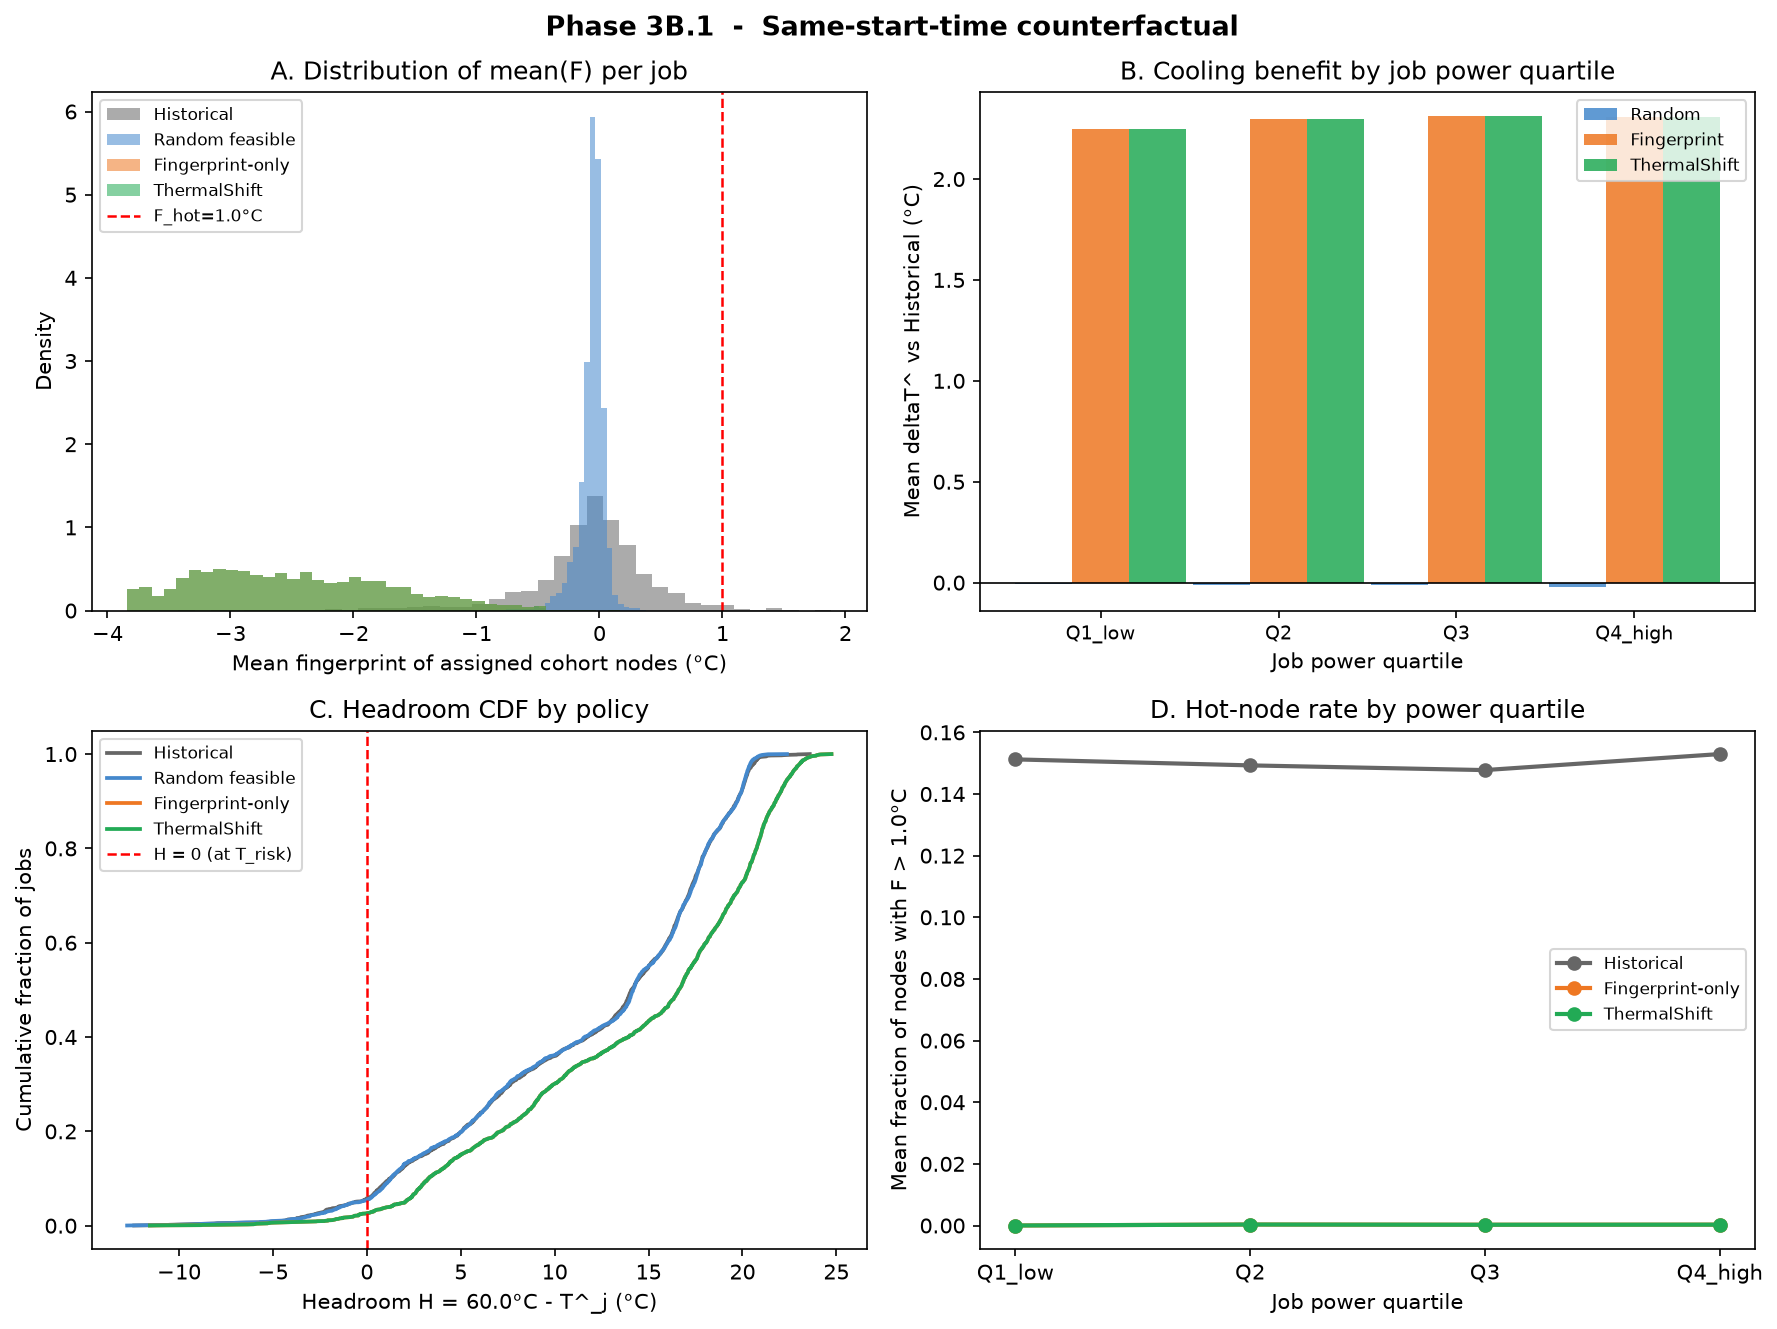

This chart was generated by the following Python code:
# NOTE: This is a legacy exploratory script from the ThermalShift research process.
# It contains hardcoded local paths that were valid on the original development machine.
# It is included for provenance and reproducibility of intermediate findings,
# but is not required to reproduce the final results (see phase3b_mc.py onwards).
# Set THERMALSHIFT_DATA_DIR and update ANALYSIS_DIR before running.

#!/usr/bin/env python3
"""
Phase 3B.1  -  Same-start-time capacity-constrained counterfactual
Question: At each job's actual start time, could we have assigned thermally
cooler cohort nodes from those already idle, at zero scheduling delay?

Four policies applied to each 2025 test job:
  Historical        -  actual node assignment (observed)
  Random feasible   -  uniform random draw from Available(t_j)  &  cohort
  Fingerprint-only  -  coolest n_k nodes from Available by F_i
  ThermalShift      -  coolest n_k nodes by T^_i = beta_F·F_i + beta_P·(P_j - P_bar_fleet)
                     (reduces to F_i ranking under uniform within-job power)

Model coefficients from Phase 3A M2 (all months):
  beta_F = 0.9569,  beta_P = 0.014731 °C/W
"""

import os
import pandas as pd
import numpy as np
import matplotlib
matplotlib.use("Agg")
import matplotlib.pyplot as plt
from scipy import stats
import json, time
import os
from pathlib import Path

ANALYSIS_DIR = Path(__file__).parent
DATA_DIR     = Path(os.environ.get("THERMALSHIFT_DATA_DIR", ""))

BETA_F        = 0.9569
BETA_P        = 0.014731
F_HOT_THRESH  = 1.0    # °C  -  "hot node"
T_RISK        = 60.0   # °C  -  headroom reference temperature
N_RAND_TRIALS = 100    # draws per job for Random policy (averaged)
SEED          = 42
rng           = np.random.default_rng(SEED)

print("=== Phase 3B.1: Same-start-time counterfactual ===\n")

# --------------------------------------------------------------------------
# Load data
# --------------------------------------------------------------------------
print("Loading fingerprints...")
fp_df      = pd.read_parquet(ANALYSIS_DIR / "phase3a_fingerprint_2024.parquet")
cohort_set = set(fp_df.index)
F_dict     = fp_df["FA_2024"].to_dict()
F_vals     = fp_df["FA_2024"].values
cohort_arr = np.array(list(fp_df.index))
fleet_F_p50 = float(np.median(F_vals))
print(f"  Cohort: {len(cohort_set):,} nodes, F in [{F_vals.min():.2f}, {F_vals.max():.2f}]"
      f"  median={fleet_F_p50:+.3f} degC")

print("Loading test set...")
test_df   = pd.read_parquet(ANALYSIS_DIR / "phase3a_test_set.parquet")
n_tj      = test_df["job_idx"].nunique()
print(f"  {len(test_df):,} obs, {n_tj:,} jobs")

print("Loading full job schedule...")
all_jobs  = pd.read_parquet(DATA_DIR / "frontier-completed-job-info.parquet")
all_jobs["job_idx_int"] = all_jobs["job_idx"].astype(int)
print(f"  {len(all_jobs):,} total jobs")

# --------------------------------------------------------------------------
# Precompute cohort node sets per job (single pass)
# --------------------------------------------------------------------------
print("\nPrecomputing cohort membership per job...")
t0 = time.time()
cohort_per_job: dict[int, frozenset] = {}
for jid, hl in zip(all_jobs["job_idx_int"].values, all_jobs["host_list"].values):
    cn = frozenset(n for n in hl if n in cohort_set)
    if cn:
        cohort_per_job[jid] = cn
print(f"  Jobs with >=1 cohort node: {len(cohort_per_job):,}  ({time.time()-t0:.1f}s)")

# Build compact schedule arrays (only jobs with cohort nodes)
has_cohort  = np.array([jid in cohort_per_job for jid in all_jobs["job_idx_int"].values])
sched_jids  = all_jobs["job_idx_int"].values[has_cohort]
# Strip tz and keep as datetime64[ms] for correct numpy comparisons
sched_st    = all_jobs["start_time"].dt.tz_convert("UTC").dt.tz_localize(None).values[has_cohort]
sched_et    = all_jobs["end_time"].dt.tz_convert("UTC").dt.tz_localize(None).values[has_cohort]
sched_cn    = np.array([cohort_per_job[jid] for jid in sched_jids], dtype=object)
print(f"  Schedule entries for time queries: {len(sched_jids):,}")

# --------------------------------------------------------------------------
# Build per-job test summary
# --------------------------------------------------------------------------
print("\nBuilding job-level test summary...")

job_agg = (
    test_df.groupby("job_idx")
    .agg(
        F_hist_mean=("F_2024", "mean"),
        F_hist_p95 =("F_2024", lambda x: float(np.percentile(x, 95))),
        F_hist_max =("F_2024", "max"),
        n_cohort   =("node", "count"),
        T_p95_hist =("T_p95", "mean"),
        hist_nodes =("node", list),
    )
    .reset_index()
)

# Join job metadata (node_count, start/end, power)
meta = (
    all_jobs[["job_idx_int", "node_count", "start_time", "end_time", "mean_power"]]
    .rename(columns={"job_idx_int": "job_idx"})
)
job_agg = job_agg.merge(meta, on="job_idx", how="left")
job_agg["power_per_node"] = job_agg["mean_power"] / job_agg["node_count"].clip(lower=1)

# Power quartile boundaries
p25, p50_pwr, p75 = np.nanpercentile(job_agg["power_per_node"], [25, 50, 75])
fleet_P_med       = p50_pwr
job_agg["pwr_q"]  = pd.cut(
    job_agg["power_per_node"],
    bins=[-np.inf, p25, p50_pwr, p75, np.inf],
    labels=["Q1_low", "Q2", "Q3", "Q4_high"],
)
print(f"  Power/node quartile boundaries: {p25:.0f} / {p50_pwr:.0f} / {p75:.0f} W")
print(f"  Jobs ready: {len(job_agg):,}")

# --------------------------------------------------------------------------
# Counterfactual main loop
# --------------------------------------------------------------------------
print("\nRunning counterfactual policies...")
t0  = time.time()
records = []
n_skip = n_infeasible = 0

for _, jrow in job_agg.iterrows():
    job_idx    = int(jrow["job_idx"])
    t_j        = jrow["start_time"]
    n_cohort   = int(jrow["n_cohort"])

    if n_cohort == 0 or pd.isnull(t_j):
        n_skip += 1
        continue

    hist_nodes = frozenset(jrow["hist_nodes"])
    F_hist_arr = np.array([F_dict[n] for n in hist_nodes if n in F_dict], dtype=float)
    if len(F_hist_arr) == 0:
        n_skip += 1
        continue

    # Strip tz from t_j for comparison with sched_st / sched_et (both datetime64[ms])
    t_j_dt = np.datetime64(pd.Timestamp(t_j).tz_convert("UTC").tz_localize(None), "ms")

    # Reconstruct Available(t_j): cohort nodes idle at t_j, from all other jobs
    concurrent = (sched_st <= t_j_dt) & (sched_et > t_j_dt) & (sched_jids != job_idx)
    if concurrent.any():
        busy_cohort = frozenset().union(*sched_cn[concurrent])
    else:
        busy_cohort = frozenset()

    # Available cohort = cohort - busy_by_other_jobs
    available = list(cohort_set - busy_cohort)
    n_avail   = len(available)
    k         = n_cohort   # number of cohort slots to fill

    rec = {
        "job_idx"       : job_idx,
        "n_cohort_hist" : n_cohort,
        "n_available"   : n_avail,
        "feasible"      : n_avail >= k,
        "power_per_node": float(jrow["power_per_node"]) if not pd.isnull(jrow["power_per_node"]) else np.nan,
        "pwr_q"         : str(jrow["pwr_q"]),
        "T_p95_hist"    : float(jrow["T_p95_hist"]),
        # Historical
        "hist_F_mean"   : float(np.mean(F_hist_arr)),
        "hist_F_p95"    : float(np.percentile(F_hist_arr, 95)),
        "hist_F_max"    : float(np.max(F_hist_arr)),
        "hist_hot_rate" : float(np.mean(F_hist_arr > F_HOT_THRESH)),
    }

    if n_avail < k:
        n_infeasible += 1
        for pol in ("rand", "fp", "ts"):
            for stat in ("F_mean", "F_p95", "F_max", "hot_rate"):
                rec[f"{pol}_{stat}"] = np.nan
    else:
        avail_F = np.array([F_dict[n] for n in available], dtype=float)
        P_j     = float(jrow["power_per_node"]) if not pd.isnull(jrow["power_per_node"]) else fleet_P_med

        # Random policy: average N_RAND_TRIALS draws
        rand_means, rand_p95s, rand_maxs, rand_hot = [], [], [], []
        for _ in range(N_RAND_TRIALS):
            idx = rng.choice(len(avail_F), size=k, replace=False)
            fv  = avail_F[idx]
            rand_means.append(np.mean(fv))
            rand_p95s.append(np.percentile(fv, 95))
            rand_maxs.append(np.max(fv))
            rand_hot.append(np.mean(fv > F_HOT_THRESH))
        rec["rand_F_mean"]   = float(np.mean(rand_means))
        rec["rand_F_p95"]    = float(np.mean(rand_p95s))
        rec["rand_F_max"]    = float(np.mean(rand_maxs))
        rec["rand_hot_rate"] = float(np.mean(rand_hot))

        # Fingerprint-only: k coolest nodes by F_i
        order_fp = np.argsort(avail_F)
        fp_F     = avail_F[order_fp[:k]]
        rec["fp_F_mean"]   = float(np.mean(fp_F))
        rec["fp_F_p95"]    = float(np.percentile(fp_F, 95))
        rec["fp_F_max"]    = float(np.max(fp_F))
        rec["fp_hot_rate"] = float(np.mean(fp_F > F_HOT_THRESH))

        # ThermalShift: k coolest by T^_i = beta_F·F_i + beta_P·(P_j - P_bar_fleet)
        T_hat    = BETA_F * avail_F + BETA_P * (P_j - fleet_P_med)
        order_ts = np.argsort(T_hat)
        ts_F     = avail_F[order_ts[:k]]
        rec["ts_F_mean"]   = float(np.mean(ts_F))
        rec["ts_F_p95"]    = float(np.percentile(ts_F, 95))
        rec["ts_F_max"]    = float(np.max(ts_F))
        rec["ts_hot_rate"] = float(np.mean(ts_F > F_HOT_THRESH))

    records.append(rec)

print(f"  Processed: {len(records):,} jobs  ({time.time()-t0:.1f}s)")
print(f"  Feasibility failures (available < needed): {n_infeasible:,}")
print(f"  Skipped (no cohort/metadata): {n_skip:,}")

res_df    = pd.DataFrame(records)
feas_df   = res_df[res_df["feasible"]].copy()
print(f"  Feasible jobs retained: {len(feas_df):,}")

# --------------------------------------------------------------------------
# Headroom: H_j_k = T_risk - T^_j_k
# T^_j_hist  = T_p95_hist (observed)
# T^_j_k     = T_p95_hist + beta_F·(F_k_mean - F_hist_mean)
# H_j_k      = T_risk - T^_j_k
# --------------------------------------------------------------------------
for pol, col in [("hist", "hist"), ("rand", "rand"), ("fp", "fp"), ("ts", "ts")]:
    feas_df[f"{pol}_T_hat"] = (
        feas_df["T_p95_hist"] + BETA_F * (feas_df[f"{col}_F_mean"] - feas_df["hist_F_mean"])
    )
    feas_df[f"{pol}_headroom"] = T_RISK - feas_df[f"{pol}_T_hat"]

# --------------------------------------------------------------------------
# Part 1  -  Fleet-level summary
# --------------------------------------------------------------------------
print("\n=== Part 1: Fleet-level summary ===\n")

policies = [
    ("hist", "Historical"),
    ("rand", "Random feasible"),
    ("fp",   "Fingerprint-only"),
    ("ts",   "ThermalShift"),
]

summary_rows = []
hdr = f"  {'Policy':<22}  {'F_mean':>7}  {'F_p95':>7}  {'hot_rate':>9}  {'deltaT_vs_hist':>11}  {'headroom':>9}"
print(hdr)
print("  " + "-" * (len(hdr) - 2))

for prefix, label in policies:
    sub  = feas_df[feas_df[f"{prefix}_F_mean"].notna()]
    fm   = float(sub[f"{prefix}_F_mean"].mean())
    fp95 = float(sub[f"{prefix}_F_p95"].mean())
    hr   = float(sub[f"{prefix}_hot_rate"].mean())
    hdm  = float(sub[f"{prefix}_headroom"].mean())
    if prefix == "hist":
        dt = 0.0
    else:
        dF = sub["hist_F_mean"] - sub[f"{prefix}_F_mean"]
        dt = float(BETA_F * dF.mean())
    s = {
        "label": label, "n_jobs": len(sub),
        "mean_F_mean": fm, "mean_F_p95": fp95,
        "hot_node_rate": hr, "dT_vs_hist": dt, "mean_headroom": hdm,
    }
    summary_rows.append(s)
    print(f"  {label:<22}  {fm:+7.3f}°C  {fp95:+7.3f}°C  {hr:9.3f}  {dt:+11.3f}°C  {hdm:9.3f}°C")

# --------------------------------------------------------------------------
# Part 2  -  Stratified by job power quartile
# --------------------------------------------------------------------------
print("\n=== Part 2: Thermal improvement by job power quartile ===\n")
print(f"  deltaT^ = beta_F × (F_hist_mean - F_policy_mean)  [°C, positive = cooling benefit]\n")

q_order = ["Q1_low", "Q2", "Q3", "Q4_high"]
q_rows  = {}
for prefix, label in [("rand", "Random"), ("fp", "Fingerprint"), ("ts", "ThermalShift")]:
    sub = feas_df[feas_df[f"{prefix}_F_mean"].notna()].copy()
    sub["dT"] = BETA_F * (sub["hist_F_mean"] - sub[f"{prefix}_F_mean"])
    grp = sub.groupby("pwr_q", observed=True)["dT"].agg(["mean", "median", "std"]).reindex(q_order)
    q_rows[label] = grp
    vals = "  ".join([f"{q}={grp.loc[q,'mean']:+.3f}°C" if q in grp.index else f"{q}=n/a"
                      for q in q_order])
    print(f"  {label:<14}: {vals}")

print()
print("  Job count per power quartile:")
qc = feas_df["pwr_q"].value_counts().reindex(q_order)
for q, c in qc.items():
    print(f"    {q}: {c}")

# --------------------------------------------------------------------------
# Part 3  -  Hot-node avoidance
# --------------------------------------------------------------------------
print(f"\n=== Part 3: Hot-node avoidance (F_max > {F_HOT_THRESH}°C) ===\n")
for prefix, label in policies:
    col = f"{prefix}_F_max"
    sub = feas_df[feas_df[col].notna()]
    rate_job = float((sub[col] > F_HOT_THRESH).mean())
    print(f"  {label:<22}: jobs with at least one hot node = {rate_job:.3f}")

print()
for prefix, label in [("rand", "Random"), ("fp", "Fingerprint"), ("ts", "ThermalShift")]:
    col  = f"{prefix}_hot_rate"
    sub  = feas_df[feas_df[col].notna()]
    reduction = float(
        (sub["hist_hot_rate"] - sub[col]).mean()
    )
    print(f"  {label:<14}: mean hot-node-rate reduction vs Historical = {reduction:+.3f}")

# --------------------------------------------------------------------------
# Part 4  -  Headroom distribution
# --------------------------------------------------------------------------
print(f"\n=== Part 4: Headroom H = {T_RISK}°C - T^ ===\n")
for prefix, label in policies:
    col = f"{prefix}_headroom"
    sub = feas_df[feas_df[col].notna()]
    hm  = float(sub[col].mean())
    hp5 = float(sub[col].quantile(0.05))
    print(f"  {label:<22}: mean headroom={hm:+.2f}°C  p5={hp5:+.2f}°C (p5 = worst-case jobs)")

# --------------------------------------------------------------------------
# Part 5  -  Fingerprint vs ThermalShift convergence
# --------------------------------------------------------------------------
print("\n=== Part 5: Fingerprint vs ThermalShift node-selection agreement ===\n")
diff = (feas_df["fp_F_mean"] - feas_df["ts_F_mean"]).abs().dropna()
print(f"  |F_fp_mean - F_ts_mean|: mean={diff.mean():.5f}°C, max={diff.max():.5f}°C")
print(f"  Near-zero confirms ranking equivalence under uniform within-job power.")
frac_same = float((diff < 0.001).mean())
print(f"  Fraction of jobs where policies select identical nodes: {frac_same:.3f}")

# --------------------------------------------------------------------------
# Part 6  -  Available-pool descriptives
# --------------------------------------------------------------------------
print("\n=== Part 6: Available pool and utilization ===\n")
print(f"  Mean available cohort nodes at job start: {feas_df['n_available'].mean():.0f}")
print(f"  Min / median / max: {feas_df['n_available'].min()} / "
      f"{feas_df['n_available'].median():.0f} / {feas_df['n_available'].max()}")
print(f"  Fraction of cohort idle (mean): {feas_df['n_available'].mean() / len(cohort_set):.3f}")

# --------------------------------------------------------------------------
# Plots
# --------------------------------------------------------------------------
fig, axes = plt.subplots(2, 2, figsize=(12, 9))
fig.suptitle("Phase 3B.1  -  Same-start-time counterfactual", fontsize=13, fontweight="bold")

colors = {"Historical": "#666666", "Random feasible": "#4488cc",
          "Fingerprint-only": "#ee7722", "ThermalShift": "#22aa55"}

# Panel A: distribution of mean(F) per job, by policy
ax = axes[0, 0]
for prefix, label in policies:
    col = f"{prefix}_F_mean"
    sub = feas_df[col].dropna()
    ax.hist(sub, bins=40, alpha=0.55, label=label, color=colors[label], density=True)
ax.axvline(F_HOT_THRESH, color="red", lw=1.2, ls="--", label=f"F_hot={F_HOT_THRESH}°C")
ax.set_xlabel("Mean fingerprint of assigned cohort nodes (°C)")
ax.set_ylabel("Density")
ax.set_title("A. Distribution of mean(F) per job")
ax.legend(fontsize=8)

# Panel B: deltaT^ vs Historical by power quartile (Fingerprint and ThermalShift)
ax = axes[0, 1]
x   = np.arange(len(q_order))
w   = 0.32
for i, (prefix, label) in enumerate([("rand", "Random"), ("fp", "Fingerprint"), ("ts", "ThermalShift")]):
    sub = feas_df[feas_df[f"{prefix}_F_mean"].notna()].copy()
    sub["dT"] = BETA_F * (sub["hist_F_mean"] - sub[f"{prefix}_F_mean"])
    grp = sub.groupby("pwr_q", observed=True)["dT"].mean().reindex(q_order)
    ax.bar(x + (i - 1) * w, grp.values, width=w, label=label,
           color=list(colors.values())[i + 1], alpha=0.85)
ax.axhline(0, color="black", lw=0.8)
ax.set_xticks(x)
ax.set_xticklabels(q_order, fontsize=9)
ax.set_xlabel("Job power quartile")
ax.set_ylabel("Mean deltaT^ vs Historical (°C)")
ax.set_title("B. Cooling benefit by job power quartile")
ax.legend(fontsize=8)

# Panel C: Headroom CDF by policy
ax = axes[1, 0]
for prefix, label in policies:
    col = f"{prefix}_headroom"
    sub = feas_df[col].dropna().sort_values()
    cdf = np.arange(1, len(sub) + 1) / len(sub)
    ax.plot(sub.values, cdf, label=label, color=colors[label], lw=1.8)
ax.axvline(0, color="red", lw=1.2, ls="--", label="H = 0 (at T_risk)")
ax.set_xlabel(f"Headroom H = {T_RISK}°C - T^_j (°C)")
ax.set_ylabel("Cumulative fraction of jobs")
ax.set_title("C. Headroom CDF by policy")
ax.legend(fontsize=8)

# Panel D: Hot-node rate by power quartile (Hist vs Fingerprint)
ax = axes[1, 1]
for prefix, label in [("hist", "Historical"), ("fp", "Fingerprint-only"), ("ts", "ThermalShift")]:
    col = f"{prefix}_hot_rate"
    sub = feas_df[feas_df[col].notna()]
    grp = sub.groupby("pwr_q", observed=True)[col].mean().reindex(q_order)
    ax.plot(q_order, grp.values, marker="o", label=label, color=colors[label], lw=2)
ax.set_xlabel("Job power quartile")
ax.set_ylabel(f"Mean fraction of nodes with F > {F_HOT_THRESH}°C")
ax.set_title("D. Hot-node rate by power quartile")
ax.legend(fontsize=8)

plt.tight_layout()
plt.savefig(ANALYSIS_DIR / "phase3b1_counterfactual.png", dpi=150, bbox_inches="tight")
plt.close()
print("\nSaved phase3b1_counterfactual.png")

# --------------------------------------------------------------------------
# Save outputs
# --------------------------------------------------------------------------
output_json = {
    "policy_summary"     : summary_rows,
    "n_jobs_total"       : len(res_df),
    "n_jobs_feasible"    : len(feas_df),
    "n_jobs_infeasible"  : n_infeasible,
    "n_jobs_skipped"     : n_skip,
    "model_params"       : {"beta_F": BETA_F, "beta_P": BETA_P},
    "thresholds"         : {"F_hot": F_HOT_THRESH, "T_risk": T_RISK},
    "power_quartile_boundaries_W": {"p25": p25, "p50": p50_pwr, "p75": p75},
    "rand_policy_trials" : N_RAND_TRIALS,
}
with open(ANALYSIS_DIR / "phase3b1_results.json", "w") as f:
    json.dump(output_json, f, indent=2, default=float)

res_df.to_parquet(ANALYSIS_DIR / "phase3b1_job_results.parquet", index=False)
print("Saved phase3b1_results.json, phase3b1_job_results.parquet")
print("\nDone.")
